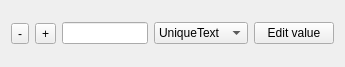
<?xml version="1.0" encoding="UTF-8"?>
<ui version="4.0">
 <class>CategoryEdit</class>
 <widget class="QWidget" name="CategoryEdit">
  <property name="geometry">
   <rect>
    <x>0</x>
    <y>0</y>
    <width>345</width>
    <height>67</height>
   </rect>
  </property>
  <property name="minimumSize">
   <size>
    <width>345</width>
    <height>67</height>
   </size>
  </property>
  <property name="windowTitle">
   <string>Form</string>
  </property>
  <layout class="QHBoxLayout" name="horizontalLayout">
   <item>
    <widget class="QToolButton" name="w_remove">
     <property name="text">
      <string>-</string>
     </property>
    </widget>
   </item>
   <item>
    <widget class="QToolButton" name="w_add">
     <property name="text">
      <string>+</string>
     </property>
    </widget>
   </item>
   <item>
    <widget class="QLineEdit" name="w_title"/>
   </item>
   <item>
    <widget class="QComboBox" name="w_values">
     <item>
      <property name="text">
       <string>UniqueText</string>
      </property>
     </item>
     <item>
      <property name="text">
       <string>MultiText</string>
      </property>
     </item>
     <item>
      <property name="text">
       <string>Date</string>
      </property>
     </item>
     <item>
      <property name="text">
       <string>Time</string>
      </property>
     </item>
     <item>
      <property name="text">
       <string>DateTime</string>
      </property>
     </item>
    </widget>
   </item>
   <item>
    <widget class="QPushButton" name="w_edit">
     <property name="text">
      <string>Edit value</string>
     </property>
    </widget>
   </item>
  </layout>
 </widget>
 <resources/>
 <connections/>
</ui>
